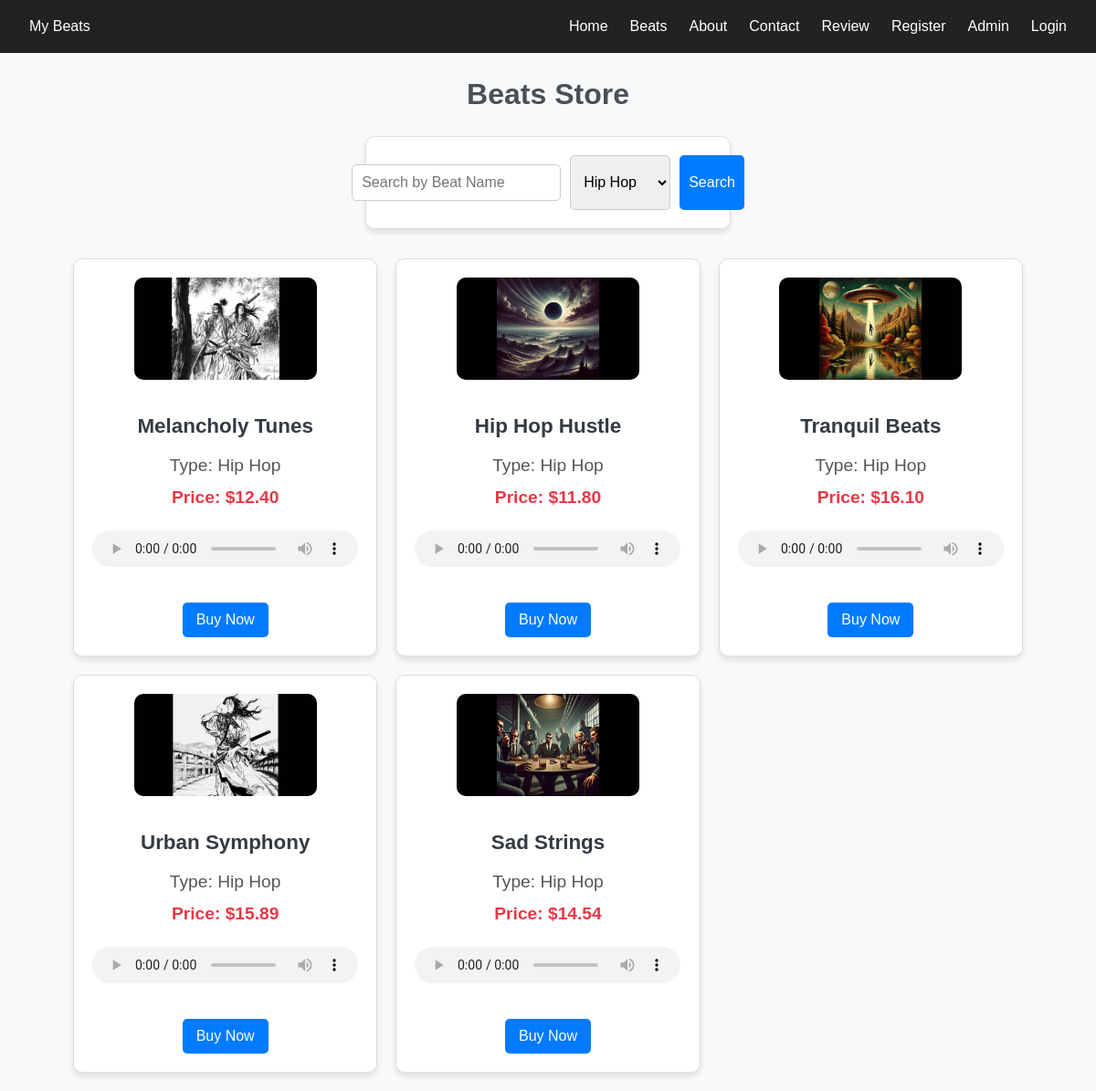
The app's page /beats.php?type=Hip Hop with its own data.
### tables this page shows
CREATE TABLE `beats` (
  `beat_id` int(11) NOT NULL,
  `rate` decimal(10,2) NOT NULL,
  `image_path` varchar(255) NOT NULL,
  `type` varchar(50) NOT NULL,
  `audio_path` varchar(255) NOT NULL,
  `beat_name` varchar(255) NOT NULL
);

### beats.php (the view, shortened to what this page needs)
<?php
include 'header.php';
include 'db.php';
$search = $_GET['search'] ?? '';
$filter = $_GET['type'] ?? '';
$query = "SELECT * FROM beats WHERE 1=1";
if (!empty($filter)) {
    $query .= " AND type = :type";
}
$stmt = $pdo->prepare($query);
if (!empty($filter)) {
    $stmt->bindValue(':type', $filter, PDO::PARAM_STR);
}
$stmt->execute();
$beats = $stmt->fetchAll(PDO::FETCH_ASSOC);
?>
<!DOCTYPE html>
<html lang="en">
<head>
</head>
<body>
    <div class="container">
        <h1>Beats Store</h1>
        <form method="GET">
            <input type="text" name="search" value="<?php echo htmlspecialchars($search); ?>"
                   placeholder="Search by Beat Name">
            <select name="type">
                <option value="Hip Hop" <?php if ($filter == 'Hip Hop') echo 'selected'; ?>>Hip Hop</option>
            </select>
            <button type="submit">Search</button>
        </form>
        <div class="beats-grid">
            <?php if (!empty($beats)): ?>
                <?php foreach ($beats as $beat): ?>
                    <div class="beat-card">
                        <img src="<?php echo htmlspecialchars($beat['image_path']); ?>" alt="Beat Image" class="beat-img">
                        <h3 class="beat-title"><?php echo htmlspecialchars($beat['beat_name']); ?></h3>
                        <p class="beat-type">Type: <?php echo htmlspecialchars($beat['type']); ?></p>
                        <p class="beat-rate">Price: $<?php echo number_format($beat['rate'], 2); ?></p>
                        <audio controls class="beat-audio">
                            <source src="<?php echo htmlspecialchars($beat['audio_path']); ?>" type="audio/mpeg">
                        </audio>
                        <button class="buy-btn" onclick="window.location.href='purchase.php?beat_id=<?php echo $beat['beat_id']; ?>'">
                            Buy Now
                        </button>
                    </div>
                <?php endforeach; ?>
            <?php else: ?>
                <p>No beats found. Try adjusting your search or filter.</p>
            <?php endif; ?>
        </div>
    </div>
</body>
</html>

### styles.css (style rules this page uses)
* { margin: 0; padding: 0; box-sizing: border-box; }
body { font-family: 'Poppins', sans-serif; line-height: 1.6; color: #333; }
button { border: none; cursor: pointer; font-family: 'Poppins', sans-serif; }
.beats-grid { display: grid; gap: 1.5rem; grid-template-columns: repeat(auto-fit, minmax(250px, 1fr)); margin-top: 2rem; }
.beat-card { background: white; border-radius: 10px; box-shadow: 0 4px 8px rgba(0, 0, 0, 0.1); padding: 1rem; text-align: center; transition: transform 0.3s; }
.buy-btn { margin-top: 1rem; padding: 0.5rem 1rem; background-color: #e63946; color: white; border-radius: 5px; }
form { max-width: 400px; margin: 20px auto; padding: 20px; border: 1px solid #ddd; border-radius: 10px; background-color: #fff; box-shadow: 0 4px 6px rgba(0, 0, 0, 0.1); }
form input { width: 100%; padding: 10px; margin: 10px 0; border: 1px solid #ddd; border-radius: 5px; }
form button { width: 100%; padding: 10px; background-color: #007bff; color: #fff; border: none; border-radius: 5px; cursor: pointer; font-size: 16px; }
.beats-grid { display: grid; grid-template-columns: repeat(auto-fit, minmax(250px, 1fr)); gap: 20px; }
.container { width: 90%; max-width: 1200px; margin: 0 auto; text-align: center; }
.beat-title { font-size: 2rem; color: #333; margin-bottom: 10px; }
.beat-card { background: #fff; border: 1px solid #ddd; border-radius: 10px; padding: 15px; text-align: center; box-shadow: 0 4px 6px rgba(0, 0, 0, 0.1); transition: transform 0.2s; }
.beat-img { width: 100%; height: auto; border-radius: 10px; }
.beat-title { font-size: 1.25rem; font-weight: bold; margin: 10px 0; }
.buy-btn { background: #007bff; color: #fff; padding: 10px 20px; border: none; border-radius: 5px; font-size: 1rem; cursor: pointer; transition: background 0.3s; }

### beats.php (style rules this page uses)
* { margin: 0; padding: 0; box-sizing: border-box; }
body { font-family: 'Poppins', sans-serif; line-height: 1.6; background-color: #f8f9fa; color: #333; }
.container { max-width: 1200px; margin: 0 auto; padding: 20px; }
h1 { text-align: center; margin-bottom: 20px; color: #495057; }
form { display: flex; justify-content: center; margin-bottom: 30px; gap: 10px; }
input[type="text"], select { padding: 10px; border: 1px solid #ccc; border-radius: 5px; font-size: 16px; width: 250px; }
button { padding: 10px 20px; background-color: #007bff; color: white; border: none; border-radius: 5px; cursor: pointer; transition: background 0.3s; }
.beats-grid { display: grid; grid-template-columns: repeat(auto-fit, minmax(300px, 1fr)); gap: 20px; }
.beat-card { background: #fff; border: 1px solid #ddd; border-radius: 10px; box-shadow: 0 4px 6px rgba(0, 0, 0, 0.1); padding: 20px; text-align: center; transition: transform 0.2s, box-shadow 0.2s; }
.beat-img { width: 100%; max-width: 200px; height: auto; margin: 0 auto 15px; border-radius: 10px; }
.beat-title { font-size: 1.4rem; font-weight: bold; margin: 10px 0; color: #343a40; }
.beat-type, .beat-rate { font-size: 1.2rem; color: #555; margin: 5px 0; }
.beat-rate { color: #e63946; font-weight: bold; }
.beat-audio { margin: 15px 0; width: 100%; height: 40px; border: none; }
.buy-btn { background: #007bff; color: #fff; padding: 10px 15px; border: none; border-radius: 5px; font-size: 1rem; cursor: pointer; transition: background 0.3s, transform 0.2s; }

### records on screen
beats: image_path (picture), beat_name "Melancholy Tunes", type "Hip Hop", rate "12.40"
beats: image_path (picture), beat_name "Hip Hop Hustle", type "Hip Hop", rate "11.80"
beats: image_path (picture), beat_name "Tranquil Beats", type "Hip Hop", rate "16.10"
beats: image_path (picture), beat_name "Urban Symphony", type "Hip Hop", rate "15.89"
beats: image_path (picture), beat_name "Sad Strings", type "Hip Hop", rate "14.54"
